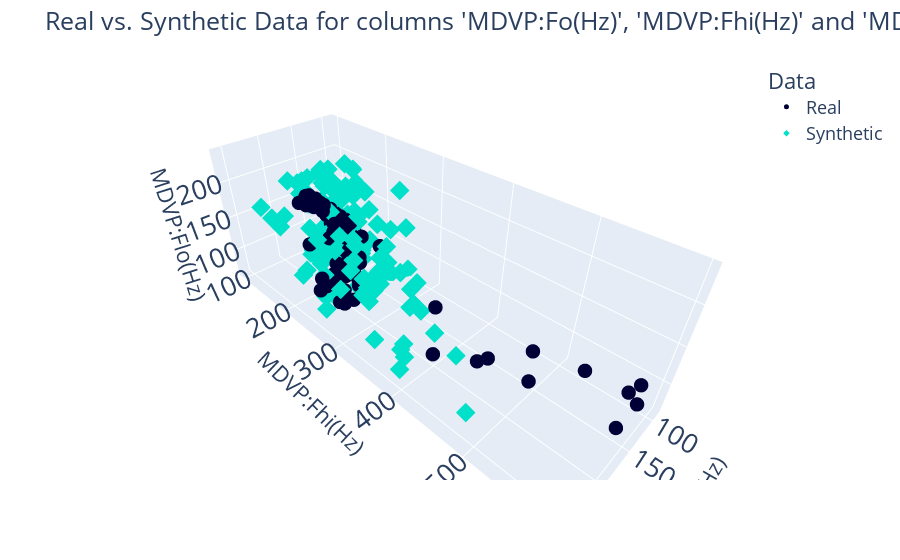

The cell this chart's notebook holds for it:
### Code cell
PosCampoInicial = 1
compare_3d(DataPrincipal.iloc[:,PosCampoInicial:PosCampoInicial+3], DataSintetico.iloc[:,PosCampoInicial:PosCampoInicial+3]).show("vscode")

### Figure 1 — Plotly figure (JSON) as saved in the notebook; plotly's stock layout.template omitted (floating-point values rounded to 4 significant figures; data arrays with more than 128 entries replaced by an {"elided": "..."} marker saying what was removed)
{"data": [{"hovertemplate": "Data=Real<br>MDVP:Fo(Hz)=%{x}<br>MDVP:Fhi(Hz)=%{y}<br>MDVP:Flo(Hz)=%{z}<extra></extra>", "legendgroup": "Real", "marker": {"color": "#000036", "size": 5, "symbol": "circle"}, "mode": "markers", "name": "Real", "scene": "scene", "showlegend": true, "type": "scatter3d", "x": {"elided": "168 float values"}, "y": {"elided": "168 float values"}, "z": {"elided": "168 float values"}}, {"hovertemplate": "Data=Synthetic<br>MDVP:Fo(Hz)=%{x}<br>MDVP:Fhi(Hz)=%{y}<br>MDVP:Flo(Hz)=%{z}<extra></extra>", "legendgroup": "Synthetic", "marker": {"color": "#01E0C9", "size": 5, "symbol": "diamond"}, "mode": "markers", "name": "Synthetic", "scene": "scene", "showlegend": true, "type": "scatter3d", "x": {"elided": "150 float values"}, "y": {"elided": "150 float values"}, "z": {"elided": "150 float values"}}], "layout": {"font": {"size": 18}, "legend": {"title": {"text": "Data"}, "tracegroupgap": 0}, "margin": {"t": 60}, "plot_bgcolor": "#F5F5F8", "scene": {"domain": {"x": [0, 1], "y": [0, 1]}, "xaxis": {"title": {"text": "MDVP:Fo(Hz)"}}, "yaxis": {"title": {"text": "MDVP:Fhi(Hz)"}}, "zaxis": {"title": {"text": "MDVP:Flo(Hz)"}}}, "showlegend": true, "title": {"text": "Real vs. Synthetic Data for columns 'MDVP:Fo(Hz)', 'MDVP:Fhi(Hz)' and 'MDVP:Flo(Hz)'"}}}
